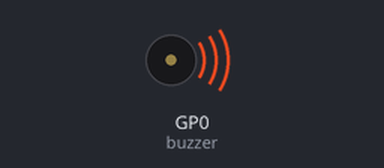
A program run on a simulated Raspberry Pi Pico running MicroPython. On the bench: buzzer (waves = sounding). At 7.2 s the program stops and its outputs stay as they are.

Above: at 0.2 s.
At 2.35 s:
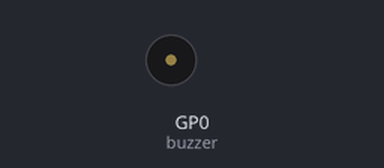
Timing chart, 0 to 3.0 s (numbered marks = the images above):
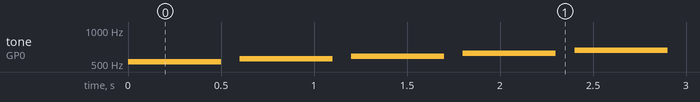

Measured:
- by itself, tone on GP0 (buzzer): plays 523 Hz for 0.50 s, 554 Hz for 0.50 s, 587 Hz for 0.50 s, 622 Hz for 0.50 s, 659 Hz for 0.50 s, 698 Hz for 0.50 s … (12 notes in this stretch)

The program:

musicalwithdictionary.py
```python
#https://peppe8o.com/passive-buzzer-with-raspberry-pi-pico-and-micropython/
from machine import Pin, PWM
from time import sleep

buzzer=PWM(Pin(0))
notes = {
"C":523,
"C#":554,
"D":587,
"D#":622,
"E":659,
"F":698,
"F#":740,
"G":784,
"G#":831,
"A":880,
"A#":932,
"B":987

}

def playtone(buzzerPinObject,frequency,sound_duration,silence_duration):

    buzzerPinObject.duty_u16(int(65536*0.2))  #volume , how loud
    buzzerPinObject.freq(frequency)
    sleep(sound_duration) #full note, half note, quarter note
    buzzerPinObject.duty_u16(int(65536*0))  #silent
    sleep(silence_duration)

#https://muted.io/note-frequencies/
#see column 5


playtone(buzzer,notes['C'],0.5,0.1)
playtone(buzzer,notes['C#'],0.5,0.1)
playtone(buzzer,notes['D'],0.5,0.1)
playtone(buzzer,notes['D#'],0.5,0.1)

playtone(buzzer,notes['E'],0.5,0.1)
playtone(buzzer,notes['F'],0.5,0.1)
playtone(buzzer,notes['F#'],0.5,0.1)
playtone(buzzer,notes['G'],0.5,0.1)

playtone(buzzer,notes['G#'],0.5,0.1)
playtone(buzzer,notes['A'],0.5,0.1)
playtone(buzzer,notes['A#'],0.5,0.1)
playtone(buzzer,notes['B'],0.5,0.1)
```
